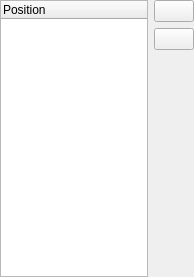
<?xml version="1.0" encoding="UTF-8"?>
<ui version="4.0">
 <class>QgsTabPositionWidgetBase</class>
 <widget class="QgsPanelWidget" name="QgsTabPositionWidgetBase">
  <property name="geometry">
   <rect>
    <x>0</x>
    <y>0</y>
    <width>194</width>
    <height>277</height>
   </rect>
  </property>
  <property name="windowTitle">
   <string>Tab Positions</string>
  </property>
  <layout class="QGridLayout" name="gridLayout">
   <property name="leftMargin">
    <number>0</number>
   </property>
   <property name="topMargin">
    <number>0</number>
   </property>
   <property name="rightMargin">
    <number>0</number>
   </property>
   <property name="bottomMargin">
    <number>0</number>
   </property>
   <item row="0" column="0">
    <widget class="QTreeWidget" name="mTabPositionTreeWidget">
     <property name="headerHidden">
      <bool>false</bool>
     </property>
     <property name="columnCount">
      <number>1</number>
     </property>
     <column>
      <property name="text">
       <string>Position</string>
      </property>
     </column>
    </widget>
   </item>
   <item row="0" column="1">
    <layout class="QVBoxLayout" name="verticalLayout">
     <item>
      <widget class="QPushButton" name="mAddButton">
       <property name="text">
        <string/>
       </property>
      </widget>
     </item>
     <item>
      <widget class="QPushButton" name="mRemoveButton">
       <property name="text">
        <string/>
       </property>
      </widget>
     </item>
     <item>
      <spacer name="verticalSpacer">
       <property name="orientation">
        <enum>Qt::Vertical</enum>
       </property>
       <property name="sizeHint" stdset="0">
        <size>
         <width>20</width>
         <height>245</height>
        </size>
       </property>
      </spacer>
     </item>
    </layout>
   </item>
  </layout>
 </widget>
 <customwidgets>
  <customwidget>
   <class>QgsPanelWidget</class>
   <extends>QWidget</extends>
   <header>qgspanelwidget.h</header>
   <container>1</container>
  </customwidget>
 </customwidgets>
 <resources/>
 <connections/>
</ui>
